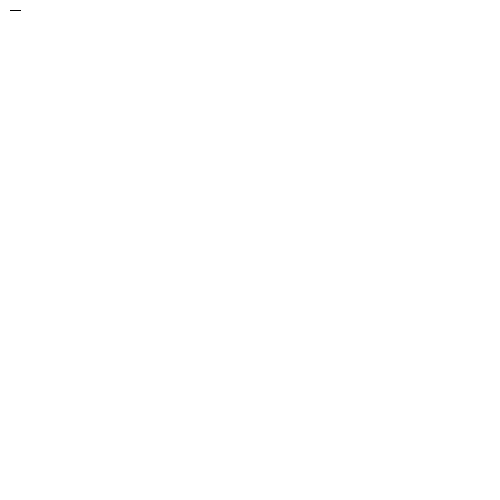
Frame 1 (no input)
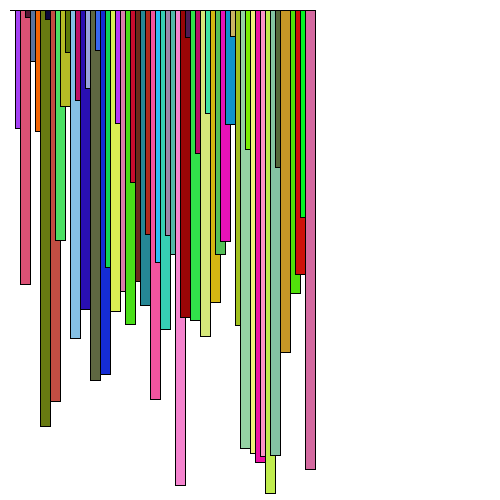
Frame 60 (the mouse pressed at the canvas centre just before this capture)
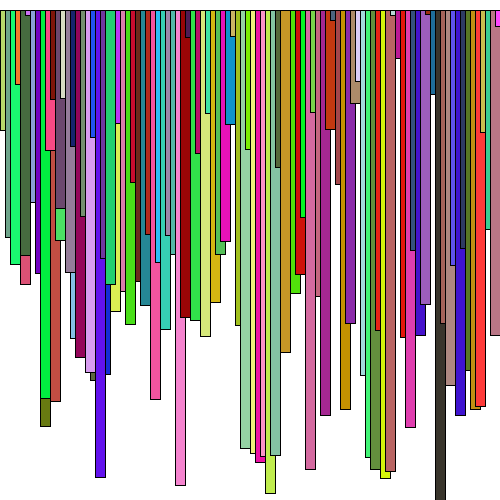
Frame 120 (the mouse held since frame 60 and released just before this capture)

The Processing sketch that drew these frames (run headless with seeded random() and noise(); from frame 60 on, the mouse is pressed at the canvas centre):

// Processing sketch: E2
// ── E2.pde
int x,y;
int r,g,b;
void setup(){
  x=10;
  size(500,500);
  background(255);

}

void draw(){
fill(r,g,b);
r=floor(random(256));
g=floor(random(256));
b=floor(random(256));
rect(x,10,10,y);
x+=5;
y=floor(random(500));
x%=500;
}
